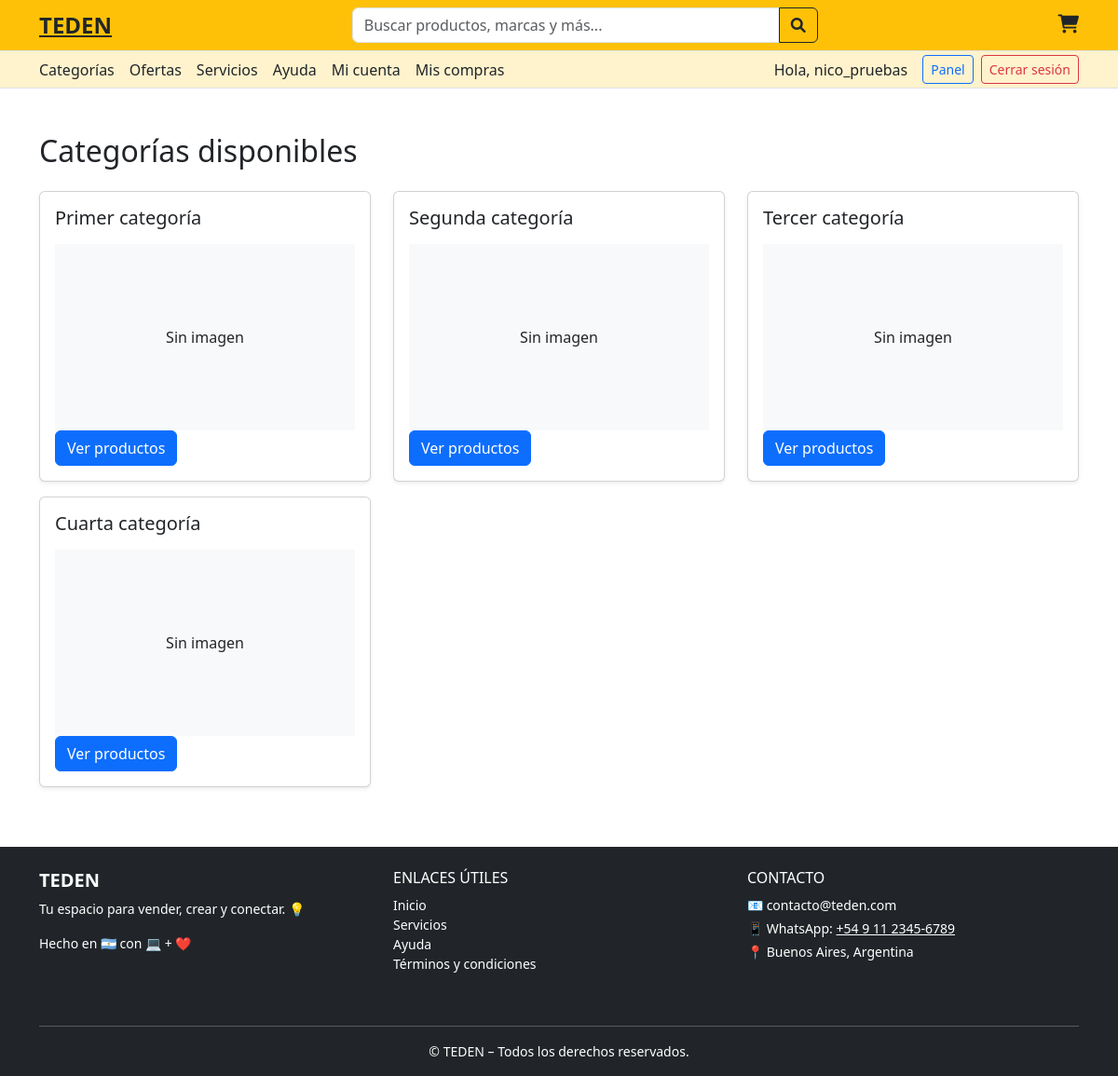
The page /categorias/ (signed in) on the database its author committed.
### users/models.py (models this page shows, shortened)
class User(AbstractUser):
    ofrece_servicios = models.BooleanField(default=False)
    email = models.EmailField(unique=True)
    ROLE_CHOICES = [
        ('buyer', 'Comprador'),
        ('seller', 'Vendedor'),
    ]
    role = models.CharField(max_length=10, choices=ROLE_CHOICES, blank=True, null=True)
    bio = models.TextField(blank=True)
    profile_picture = models.ImageField(upload_to='profiles/', blank=True, null=True)
    cuit_cuil = models.CharField(max_length=20, blank=True, null=True)
    direccion = models.CharField(max_length=255, blank=True, null=True)
    provincia = models.CharField(max_length=100, blank=True, null=True)
    pais = models.CharField(max_length=100, blank=True, null=True)
    codigo_postal = models.CharField(max_length=20, blank=True, null=True)
    telefono = models.CharField(max_length=20, blank=True, null=True)

### products/models.py (models this page shows, shortened)
class Category(models.Model):
    name = models.CharField(max_length=100, unique=True)
    image = models.ImageField(upload_to='categories/', blank=True, null=True)  # 🆕 Campo

### core/views.py (the view)
# urls.py: path('categorias/', views.lista_categorias, name='lista_categorias'),
def lista_categorias(request):
    categorias = Category.objects.all()
    return render(request, 'core/lista_categorias.html', {'categorias': categorias})

### core/templates/core/lista_categorias.html (shortened to what this page needs)
{% include "partials/header.html" %}
{% include "partials/register_modal.html" %}
{% block content %}
<main>
<div class="container mt-5">
  <h2 class="mb-4">Categorías disponibles</h2>
  <div class="row">
    {% for categoria in categorias %}
      <div class="col-md-4 mb-3">
        <div class="card shadow-sm">
          <div class="card-body">
            <h5 class="card-title">{{ categoria.name }}</h5>
            {% if categoria.image %}
              <img src="{{ categoria.image.url }}" class="img-fluid mb-3" alt="{{ categoria.name }}">
            {% else %}
              <div class="bg-light d-flex align-items-center justify-content-center" style="height:200px;">Sin imagen</div>
            {% endif %}
            <a href="{% url 'productos_por_categoria' categoria.id %}" class="btn btn-primary">Ver productos</a>
          </div>
        </div>
      </div>
    {% empty %}
      <p>No hay categorías con productos disponibles.</p>
    {% endfor %}
  </div>
</div>
</main>
{% endblock %}
{% include "partials/footer.html" %}

### core/templates/partials/header.html (shortened to what this page needs)
<!DOCTYPE html>
<html lang="es">
<head>
  {% load static %}
  <link rel="stylesheet" href="https://cdn.jsdelivr.net/npm/bootstrap@5.3.0/dist/css/bootstrap.min.css">
  <link rel="stylesheet" href="https://cdnjs.cloudflare.com/ajax/libs/font-awesome/6.0.0-beta3/css/all.min.css">
  <link rel="stylesheet" href="core/css/global.css">
</head>
<body>
<div class="bg-warning py-2 border-bottom">
  <div class="container d-flex flex-wrap justify-content-between align-items-center">
    <div class="d-flex align-items-center gap-3">
      <span class="fw-bold fs-4"><a href="{% url 'home' %}" class="text-decoration-none, text-dark">TEDEN</a></span>
    </div>
    <form class="flex-grow-1 mx-4" style="max-width: 500px;">
      <div class="input-group">
        <input type="text" class="form-control" placeholder="Buscar productos, marcas y más...">
        <button class="btn btn-outline-dark" type="submit"><i class="fas fa-search"></i></button>
      </div>
    </form>
    <div class="d-flex align-items-center gap-3">
      <a href="#" class="text-dark" data-bs-toggle="modal" data-bs-target="#cartModal"><i class="fas fa-shopping-cart fs-5"></i></a>
    </div>
  </div>
</div>
<div class="bg-warning-subtle py-1 border-bottom">
  <div class="container d-flex justify-content-between align-items-center flex-wrap gap-2">
    <div class="d-flex flex-wrap gap-3">
      <a class="text-dark text-decoration-none" href="{% url 'lista_categorias' %}">Categorías</a>
      <a href="#" class="text-dark text-decoration-none">Ofertas</a>
      <a class="text-dark text-decoration-none" href="{% url 'ver_servicios' %}">Servicios</a>
      <a  href="{% url 'ayuda' %}" class="text-dark text-decoration-none">Ayuda</a>
      {% if user.is_authenticated %}
        <a href="{% url 'mi_cuenta' %}" class="text-dark text-decoration-none">Mi cuenta</a>
      {% endif %}
      <a href="{% url 'mis_compras' %}" class="text-dark text-decoration-none">Mis compras</a>
    </div>
    <div class="d-flex gap-2 align-items-center">
      {% if user.is_authenticated %}
        <span class="me-2">Hola, {{ user.first_name|default:user.username }}</span>
        {% if user.role == 'seller' %}
          <a href="{% url 'dashboard' %}" class="btn btn-outline-primary btn-sm">Panel</a>
        {% endif %}
        <form method="POST" action="{% url 'logout' %}" class="m-0">
          <button type="submit" class="btn btn-outline-danger btn-sm">Cerrar sesión</button>
        </form>
      {% else %}
        <button class="btn btn-outline-dark btn-sm" data-bs-toggle="modal" data-bs-target="#loginModal">Ingresá</button>
        <button class="btn btn-outline-dark btn-sm" data-bs-toggle="modal" data-bs-target="#registerModal">Registrarse</button>
      {% endif %}
    </div>
  </div>
</div>
{% include "partials/register_modal.html" %}
</body>
</html>

### core/css/global.css (style rules this page uses)
html, body { height: 100%; margin: 0; }
body { display: flex; flex-direction: column; min-height: 100vh; overflow-x: hidden; background-color: #fff; }
main { flex: 1; }

### rows shown on the page
User: first_name "nico_pruebas"
Category: name "Primer categoría", image "Sin imagen"
Category: name "Segunda categoría", image "Sin imagen"
Category: name "Tercer categoría", image "Sin imagen"
Category: name "Cuarta categoría", image "Sin imagen"
